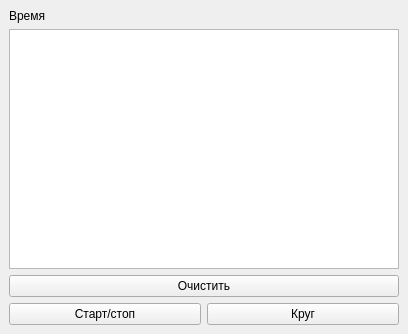
<?xml version="1.0" encoding="UTF-8"?>
<ui version="4.0">
 <class>MainWindow</class>
 <widget class="QMainWindow" name="MainWindow">
  <property name="geometry">
   <rect>
    <x>0</x>
    <y>0</y>
    <width>408</width>
    <height>334</height>
   </rect>
  </property>
  <property name="windowTitle">
   <string>MainWindow</string>
  </property>
  <widget class="QWidget" name="centralwidget">
   <layout class="QGridLayout" name="gridLayout">
    <item row="1" column="0" colspan="2">
     <widget class="QTextEdit" name="te_time"/>
    </item>
    <item row="6" column="1">
     <widget class="QPushButton" name="pb_circle">
      <property name="text">
       <string>Круг</string>
      </property>
     </widget>
    </item>
    <item row="6" column="0">
     <widget class="QPushButton" name="pb_start_stop">
      <property name="text">
       <string>Старт/стоп</string>
      </property>
     </widget>
    </item>
    <item row="0" column="0">
     <widget class="QLabel" name="lb_time">
      <property name="text">
       <string>Время</string>
      </property>
     </widget>
    </item>
    <item row="2" column="0" colspan="2">
     <widget class="QPushButton" name="pb_clear">
      <property name="text">
       <string>Очистить</string>
      </property>
     </widget>
    </item>
   </layout>
  </widget>
 </widget>
 <resources/>
 <connections>
  <connection>
   <sender>pb_clear</sender>
   <signal>clicked()</signal>
   <receiver>te_time</receiver>
   <slot>clear()</slot>
   <hints>
    <hint type="sourcelabel">
     <x>192</x>
     <y>273</y>
    </hint>
    <hint type="destinationlabel">
     <x>189</x>
     <y>170</y>
    </hint>
   </hints>
  </connection>
  <connection>
   <sender>pb_clear</sender>
   <signal>clicked()</signal>
   <receiver>lb_time</receiver>
   <slot>clear()</slot>
   <hints>
    <hint type="sourcelabel">
     <x>249</x>
     <y>273</y>
    </hint>
    <hint type="destinationlabel">
     <x>41</x>
     <y>18</y>
    </hint>
   </hints>
  </connection>
 </connections>
</ui>
